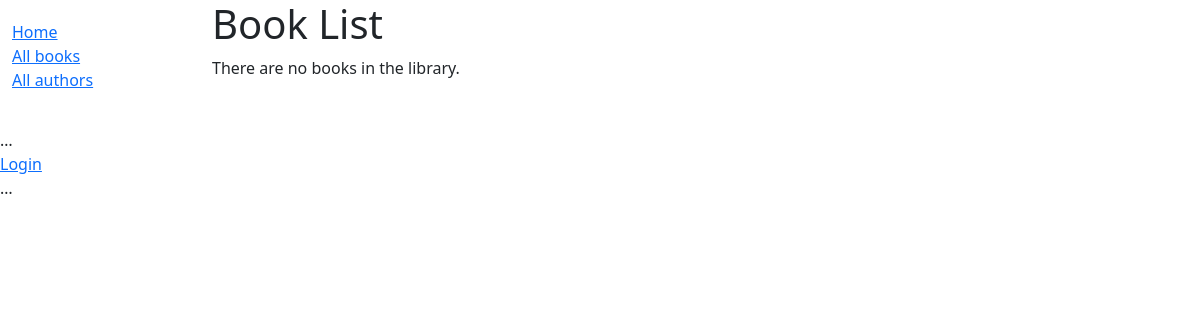
Page /catalog/books/ on the earlier database version.
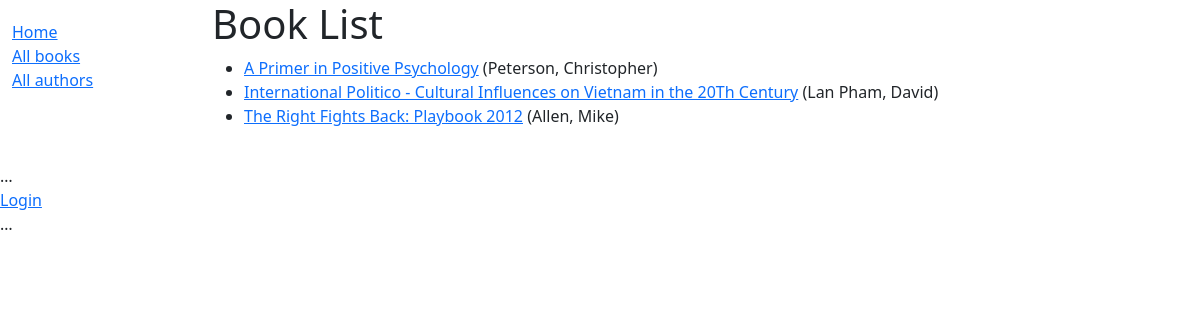
Same page on the later database version.
### catalog/models.py (models this page shows, shortened)
class Book(models.Model):
    title = models.CharField(max_length=200)
    author = models.ForeignKey('Author',
        on_delete=models.RESTRICT,
        null=True)
    summary = models.TextField(
        max_length=1000,
        help_text="Enter a brief description of the book")
    isbn = models.CharField('ISBN', max_length=13,
         unique=True,
         help_text='13 Character <a href="https://www.isbn-international.org/content/what-isbn'
                                      '">ISBN number</a>')
    genre = models.ManyToManyField(
        Genre, help_text="Select a genre for this book")
    def get_absolute_url(self):
        return reverse('book-detail', args=[str(self.id)])
    def display_genre(self):
        return ', '.join(genre.name for genre in self.genre.all()[:3])
    display_genre.short_description = 'Genre'

class Author(models.Model):
    first_name = models.CharField(max_length=100)
    last_name = models.CharField(max_length=100)
    date_of_birth = models.DateField(null=True, blank=True)
    date_of_death = models.DateField('Died', null=True, blank=True)
    class Meta:
        ordering = ['last_name', 'first_name']
    def __str__(self):
        return f'{self.last_name}, {self.first_name}'

### catalog/views.py (the view)
# urls.py: path('books/', views.BookListView.as_view(), name='books'),
class BookListView(generic.ListView):
    model = Book
    paginate_by = 3

### catalog/templates/catalog/book_list.html
{% extends "base_generic.html" %}
{% block content %}
  <h1>Book List</h1>
  {% if book_list %}
    <ul>
      {% for book in book_list %}
      <li>
        <a href="{{ book.get_absolute_url }}">{{ book.title }}</a>
        ({{book.author}})
      </li>
      {% endfor %}
    </ul>
  {% else %}
    <p>There are no books in the library.</p>
  {% endif %}
{% endblock %}

### catalog/templates/base_generic.html (shortened to what this page needs)
<!DOCTYPE html>
<html lang="en">
  <head>
    <link href="https://cdn.jsdelivr.net/npm/bootstrap@5.3.3/dist/css/bootstrap.min.css"
      rel="stylesheet"
>
    {% load static %}
    <link rel="stylesheet" href="{% static 'css/styles.css' %}" />
  </head>
  <body>
    <div class="container-fluid">
      <div class="row">
        <div class="col-sm-2">
          {% block sidebar %}
            <ul class="sidebar-nav">
              <li><a href="{% url 'index' %}">Home</a></li>
              <li><a href="{% url 'books' %}">All books</a></li>
              <li><a href="{% url 'authors' %}">All authors</a></li>
            </ul>
          {% endblock %}
        </div>
        <div class="col-sm-10 ">{% block content %}{% endblock %}</div>
  <ul class="sidebar-nav">
    …
   {% if user.is_authenticated %}
     <li>User: {{ user.get_username }}</li>
     <li><a href="{% url 'my-borrowed' %}">My Borrowed</a></li>
     <li>
       <form id="logout-form" method="post" action="{% url 'logout' %}">
         {% csrf_token %}
         <button type="submit" class="btn btn-link">Logout</button>
       </form>
     </li>
   {% else %}
     <li><a href="{% url 'login' %}?next={{ request.path }}">Login</a></li>
   {% endif %}
    …
  </ul>
      </div>
    </div>
  </body>
</html>

### catalog/static/css/styles.css (style rules this page uses)
.sidebar-nav { margin-top: 20px; padding: 0; list-style: none; }

Differences in the rows shown:
added Book: title "A Primer in Positive Psychology", author "Peterson, Christopher"
added Book: title "International Politico - Cultural Influences on Vietnam in the 20Th Century", author "Lan Pham, David"
added Book: title "The Right Fights Back: Playbook 2012", author "Allen, Mike"
Other differences:
text no longer shown: "There are no books in the library."
